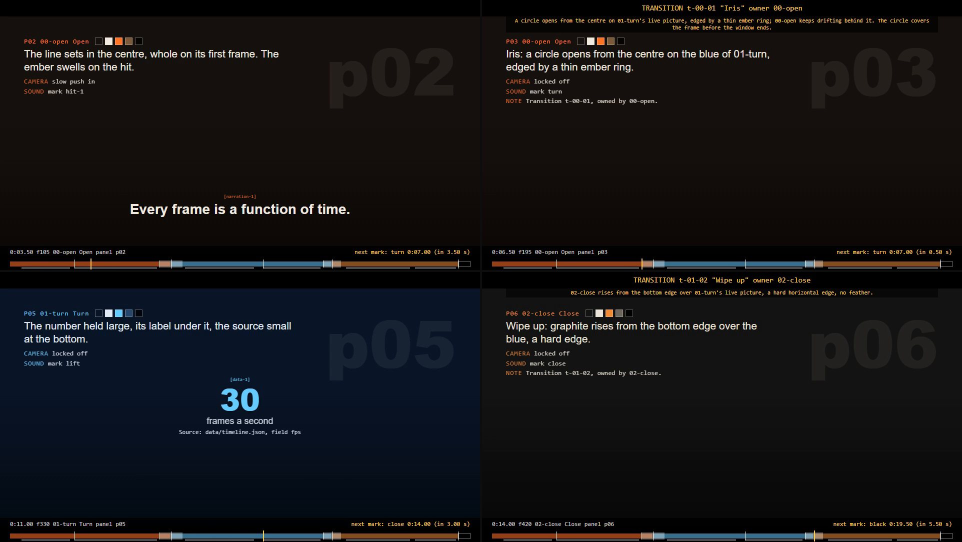
#> input picture media/skill-animatic.jpg, 1924 x 1084 px (shown at 1/2 size)
$ python motion-check.py ../media
#> lines starting #> are read from the running program, lines starting #| are printed output that depends on the picture
"""Motion trace of a render: freezes, jumps and one-frame pops, per frame.

    python scripts/motion-check.py <video.mp4 | folder of frames> [--from s] [--to s] [--sections]
                                   [--out out/motion] [--freeze 4] [--still 0.3] [--pop 8] [--jump 12]

Every frame is shrunk to a 192 px wide grey copy (area average) and compared
with the one before: the mean absolute difference, 0..255, is the frame's
"change". Run it on pass1 or the ungraded render: the grade's grain
(timeline.grade.grain) lifts every frame above --still, so freezes in a graded
file are not found. From that trace:

  pop     a frame far from both neighbours while the neighbours are close to
          each other: change in and out both at least --pop (default 8) and the
          frame before and the frame after differ by at most 0.4 of that. A
          missing plate, a stray test card, a one-frame flash of the wrong picture.
  freeze  --freeze (default 4) or more identical frames (change under --still,
          default 0.3) with motion on both sides (median change over the 8
          frames before and after at least 1.0). A plate that ran out, a clock
          that stopped. A held shot with nothing moving around it is not a freeze.
  jump    a change of at least --jump (default 12) and four times the change
          around it. At a section boundary or a transition window edge it is
          listed as a cut; anywhere else it is a jump to look at (a cut inside
          a section is fine if it was meant).

Writes out/motion/<name>.csv (frame, t, section, change, skip_change, flag) and
out/motion/<name>.png (the trace in rows of 30 s, sections marked), where
<name> is the file or folder name plus the range when --from or --to is given.
--sections adds a table per section (needs data/timeline.json). Stills say
nothing about motion; this was the gap in every review of We Built a Mind.

Exit codes: 0 no pop and no freeze, 3 a pop or a freeze inside motion, 2 bad input, 1 ffmpeg failed.
"""
from __future__ import annotations

import argparse
import json
import math
import re
import subprocess
import sys
from pathlib import Path

import numpy as np

IMAGE_EXT = {".jpg", ".jpeg", ".png", ".webp", ".bmp"}
GW = 192


def F(t: float, fps: float) -> int:
    return int(math.floor(t * fps + 0.5))


# [37 lines left out: functions probe, _video, not called in this run]


def _folder(path: Path, t0: float, t1: float, fps: float):
    from PIL import Image
    files = sorted(p for p in path.iterdir() if p.suffix.lower() in IMAGE_EXT)
    if not files:
        raise SystemExit(f"motion-check: no images in {path}")
    nums = [int(m.group(1)) if (m := re.match(r"f(\d+)", f.stem)) else i for i, f in enumerate(files)]
    if len(set(nums)) != len(nums):
        nums = list(range(len(files)))

    def gen():
        for n, f in sorted(zip(nums, files)):
            t = n / fps
            if t < t0 - 1e-9 or (t1 > t0 and t >= t1 - 1e-9):
                continue
            with Image.open(f) as im:
                g = im.convert("L")
                g = g.resize((GW, max(2, round(GW * g.height / g.width))), Image.BOX)
                yield n, np.asarray(g, np.float32)

    return gen(), fps


def picture_change(src: Path, t0: float = 0.0, t1: float = 0.0, fps: float | None = None) -> dict:
    """Per-frame change of a video or a frame folder. d[i]: frame i vs i-1; s[i]: i+1 vs i-1 (nan at gaps and ends)."""
    if src.is_dir():
        frames, fps = _folder(src, t0, t1, fps or 30.0)
    else:
        frames, fps = _video(src, t0, t1, fps)
    ns, d, s = [], [], []
    g2 = g1 = None
    n2 = n1 = None
    for n, g in frames:
        ns.append(n)
        d.append(float(np.abs(g - g1).mean()) if g1 is not None and n == n1 + 1 else math.nan)
        s.append(math.nan)
        if g2 is not None and n1 == n2 + 1 and n == n1 + 1:
            s[-2] = float(np.abs(g - g2).mean())
        g2, n2, g1, n1 = g1, n1, g, n
    return {"frames": np.array(ns, int), "d": np.array(d), "s": np.array(s), "fps": fps}


# [37 lines left out: function find_events, not called in this run]


def main() -> int:
    ap = argparse.ArgumentParser(prog="motion-check.py", description="Per-frame motion trace: freezes, jumps, one-frame pops (exit 3 on a pop or freeze). "
                                 "Run it on pass1 or the ungraded render: the grade's grain lifts every frame above --still, "
                                 "so freezes in a graded file are not found.")
    ap.add_argument("src", help="an mp4 or a folder of sequential frames (f<frame>_... names)")
    ap.add_argument("--from", dest="t0", type=float, default=0.0, help="start, seconds")
    ap.add_argument("--to", dest="t1", type=float, default=0.0, help="end, seconds (default: the end)")
    ap.add_argument("--sections", action="store_true", help="a table per section (needs data/timeline.json)")
    ap.add_argument("--out", default="out/motion", help="folder for <name>.csv and <name>.png (default out/motion)")
    ap.add_argument("--freeze", type=int, default=4, help="identical frames in a row that count as a freeze (default 4)")
    ap.add_argument("--still", type=float, default=0.3, help="change below this counts as identical (default 0.3)")
    ap.add_argument("--pop", type=float, default=8.0, help="change in and out of a pop frame (default 8)")
    ap.add_argument("--jump", type=float, default=12.0, help="change that counts as a jump (default 12)")
    a = ap.parse_args()
    src = Path(a.src)
    if not src.exists():
        print(f"motion-check: {src} not found")
        return 2
    tlp = Path("data/timeline.json")
    tl = json.loads(tlp.read_text(encoding="utf-8")) if tlp.exists() else None
    if a.sections and not tl:
        print("motion-check: --sections needs data/timeline.json (run from the film project root)")
        return 2
    try:
        pc = picture_change(src, a.t0, a.t1, float(tl["fps"]) if tl else None)
    except FileNotFoundError:
        print("motion-check: ffmpeg or ffprobe not found on PATH")
        return 1
    ns, d, fps = pc["frames"], pc["d"], pc["fps"]
    if len(ns) < 3:
        print("motion-check: need at least three frames")
        return 2
    ev = find_events(pc, a.still, a.freeze, a.pop, a.jump)

    sections, cuts = [], set()
    if tl:
        for sct in tl.get("sections") or []:
            sections.append((sct["id"], F(sct["from"], fps), F(sct["to"], fps)))
            cuts.add(F(sct["from"], fps))
        for tr in tl.get("transitions") or []:
            cuts.update({F(tr["at"] - tr.get("pre", 0), fps), F(tr["at"], fps), F(tr["at"] + tr.get("post", 0), fps)})

    # [5 lines left out: function sec_of, not called in this run]

    jumps_cut = [j for j in ev["jumps"] if any(abs(j[0] - c) <= 1 for c in cuts)]
    jumps_in = [j for j in ev["jumps"] if j not in jumps_cut]
    runs: list[list[tuple]] = []  # consecutive jump frames read as one event
    for j in jumps_in:
        if runs and j[0] - runs[-1][-1][0] <= 2:
            runs[-1].append(j)
        else:
            runs.append([j])
    gaps = int(np.sum(np.isnan(d[1:])))

    name = src.stem if src.is_file() else src.name
    if a.t0 or a.t1:
        name += f"_{a.t0:.2f}-{a.t1:.2f}" if a.t1 else f"_{a.t0:.2f}-end"
    out = Path(a.out)
    out.mkdir(parents=True, exist_ok=True)
    flags: dict[int, str] = {}
    for f, *_ in ev["pops"]:
        flags[f] = "pop"
    for f0, f1, *_ in ev["freezes"]:
        for f in range(f0, f1 + 1):
            flags.setdefault(f, "freeze")
    for f, *_ in jumps_cut:
        flags.setdefault(f, "cut")
    for f, *_ in jumps_in:
        flags.setdefault(f, "jump")
    with (out / f"{name}.csv").open("w", encoding="utf-8", newline="\n") as fh:
        fh.write("frame,t,section,change,skip_change,flag\n")
        for i, f in enumerate(ns):
            dv = "" if math.isnan(d[i]) else f"{d[i]:.3f}"
            sv = "" if math.isnan(pc["s"][i]) else f"{pc['s'][i]:.3f}"
            fh.write(f"{f},{f / fps:.4f},{sec_of(int(f))},{dv},{sv},{flags.get(int(f), '')}\n")
    png = plot(out / f"{name}.png", ns, d, fps, sections, ev, jumps_cut, jumps_in, name)

    print(f"motion-check: {src.as_posix()}  frames {ns[0]}..{ns[-1]} ({len(ns)}) at {fps:g} fps" + (f", {gaps} gaps" if gaps else ""))
    valid = d[~np.isnan(d)]
    print(f"change per frame (0..255, 192 px grey): median {np.median(valid):.2f}, p95 {np.percentile(valid, 95):.2f}, max {valid.max():.2f}; "
          f"still frames {np.mean(valid < a.still):.0%}")
    print(f"pops: {len(ev['pops'])}")
    for f, din, dout, sk in ev["pops"][:40]:
        print(f"  POP f{f} ({f / fps:.2f} s) {sec_of(f)}: change in {din:.1f}, out {dout:.1f}, neighbours differ {sk:.1f}")
    print(f"freezes inside motion: {len(ev['freezes'])}")
    for f0, f1, k, mb, ma in ev["freezes"][:40]:
        print(f"  FREEZE f{f0}..f{f1} ({f0 / fps:.2f}-{f1 / fps:.2f} s) {sec_of(f0)}: {k} identical frames, motion {mb:.1f} before, {ma:.1f} after")
    print(f"jumps: {len(jumps_cut)} frames at cuts; {len(runs)} jumps inside sections ({len(jumps_in)} frames)"
          + (", the 30 biggest:" if len(runs) > 30 else ""))
    for run in sorted(sorted(runs, key=lambda r: -max(x[1] for x in r))[:30], key=lambda r: r[0][0]):
        f0, f1 = run[0][0], run[-1][0]
        big = max(run, key=lambda x: x[1])
        span = f"f{f0}" if f0 == f1 else f"f{f0}..f{f1}"
        print(f"  jump {span} ({f0 / fps:.2f} s) {sec_of(f0)}: change {big[1]:.1f} against {big[2]:.1f} around it")
    if a.sections and sections:
        print(f"  {'section':<22}{'frames':>8}{'median':>8}{'p95':>8}{'still':>7}{'pops':>6}{'frz':>5}{'jumps':>6}")
        for sid, f0, f1 in sections:
            m = (ns >= f0) & (ns < f1)
            dv = d[m]
            dv = dv[~np.isnan(dv)]
            if not len(dv):
                continue
            np_ = sum(1 for p in ev["pops"] if f0 <= p[0] < f1)
            nf = sum(1 for z in ev["freezes"] if f0 <= z[0] < f1)
            nj = sum(1 for r in runs if f0 <= r[0][0] < f1)
            print(f"  {sid:<22}{int(m.sum()):>8}{np.median(dv):>8.2f}{np.percentile(dv, 95):>8.2f}{np.mean(dv < a.still):>7.0%}{np_:>6}{nf:>5}{nj:>6}")
    print(f"wrote {(out / (name + '.csv')).as_posix()}" + (f" and {png}" if png else ""))
    bad = bool(ev["pops"] or ev["freezes"])
    print("FLAGGED: look at the frames named above" if bad else "OK")
    return 3 if bad else 0


# [43 lines left out: function plot, not called in this run]


if __name__ == "__main__":
    for s in (sys.stdout, sys.stderr):
        s.reconfigure(encoding="ascii", errors="backslashreplace")
    sys.exit(main())
#> the loop in picture_change, `for n, g in frames:` made 2 passes
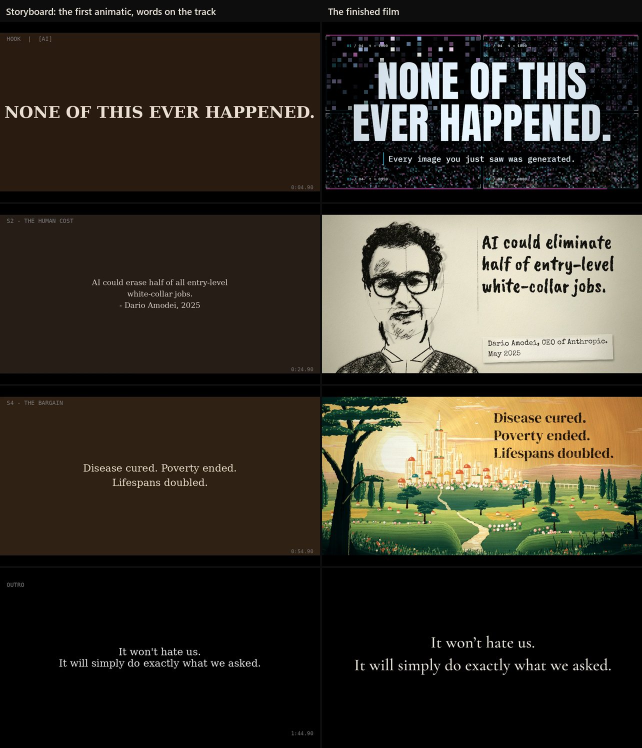
#> input picture media/wbam-board-to-film.jpg, 1284 x 1496 px (shown at 1/2 size)
#> after the loop in picture_change, `for n, g in frames:`:
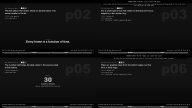
#> g1: shape (108, 192) float32; min 0, max 235, mean 19.4
#> after the loop in picture_change, `for n, g in frames:`: d = [nan]; ns = [0, 1]; s = [nan]
#> (the run stopped early here; a loop or call above may not have finished)
